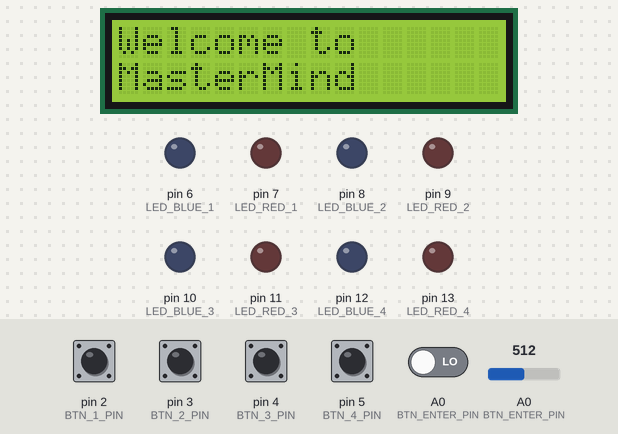
The sketch below on a simulated Arduino Uno, built with avr-gcc and run on an emulated ATmega328P. On the bench: 16×2 character LCD, output pins drawn as LEDs (lit = HIGH). Inputs (shaded band) come from the test bench; at power-on: A0 (BTN_ENTER_PIN), pin 2 (BTN_1_PIN), pin 3 (BTN_2_PIN), pin 4 (BTN_3_PIN), pin 5 (BTN_4_PIN) LOW, A0 (BTN_ENTER_PIN) = 512. Random numbers use the default seed unless the sketch sets one.

Above: at 1.2 s.
1.3 s: A0 (BTN_ENTER_PIN) driven HIGH
4.3 s: pin 2 (BTN_1_PIN) pulled HIGH for 0.15 s
At 4.72 s:
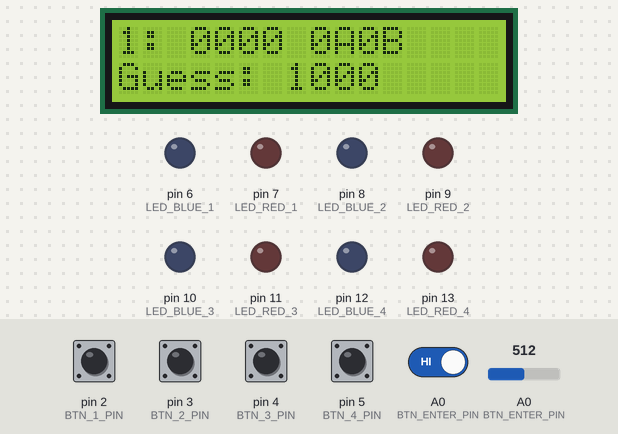
6.7 s: pin 3 (BTN_2_PIN) pulled HIGH for 1 s
At 7.99 s:
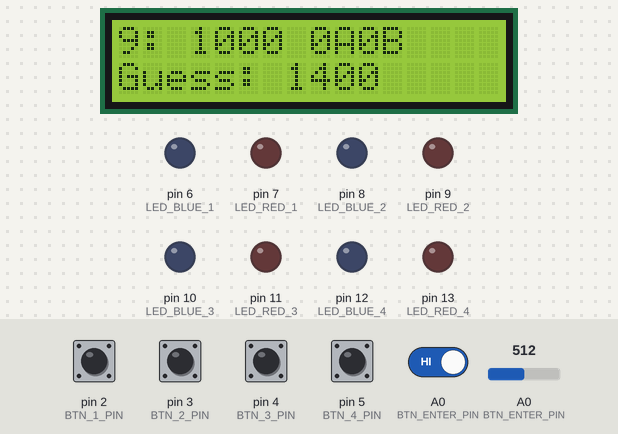
10.7 s: pin 2 (BTN_1_PIN) driven HIGH and pin 3 (BTN_2_PIN) driven HIGH
12.9 s: pin 2 (BTN_1_PIN) driven LOW
At 15.6 s:
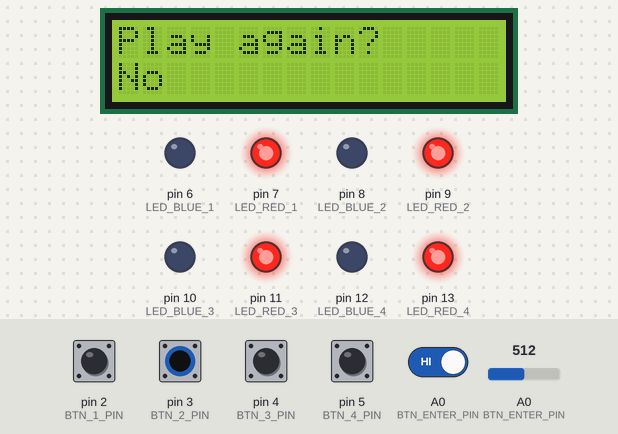
15.9 s: pin 3 (BTN_2_PIN) driven LOW
At 17.1 s:
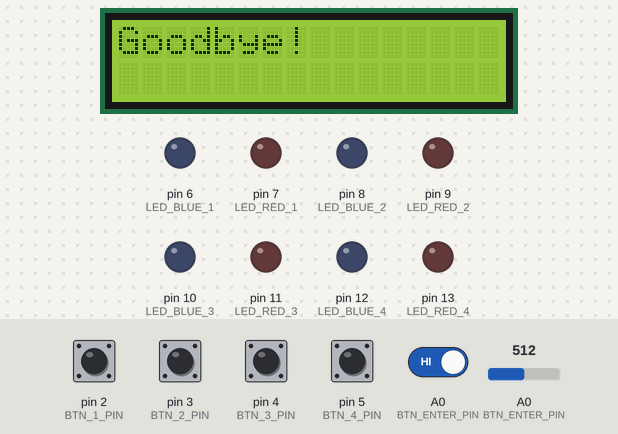
Timing chart, 0 to 22.5 s (numbered marks = the images above; inputs shaded):
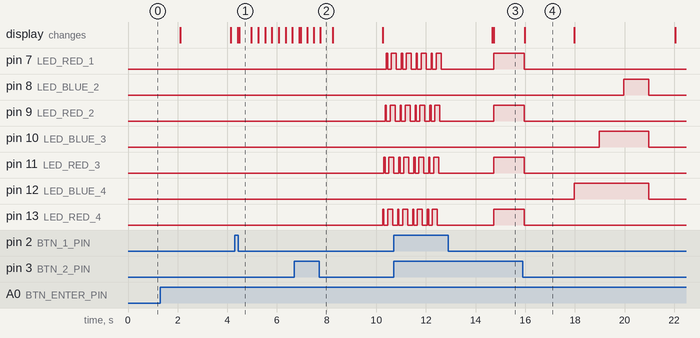

The sketch:

ps6.ino
```cpp
#include "mastermind.h"
#include "lcd_wrapper.h"

int play_again(int play){
    lcd_set_cursor(0, 0);
    lcd_print("Play again?");
    lcd_set_cursor(1, 0);
    while(true){
        if(digitalRead(BTN_1_PIN) == HIGH){
            delay(50);
            if(digitalRead(BTN_1_PIN) == HIGH){
                digitalWrite(LED_RED_1, LOW);
                digitalWrite(LED_RED_2, LOW);
                digitalWrite(LED_RED_3, LOW);
                digitalWrite(LED_RED_4, LOW);
                lcd_print_at(1, 0, "   ");
                lcd_print_at(1, 0, "Yes");
                digitalWrite(LED_BLUE_1, HIGH);
                digitalWrite(LED_BLUE_2, HIGH);
                digitalWrite(LED_BLUE_3, HIGH);
                digitalWrite(LED_BLUE_4, HIGH);
                play = 1;
            }
        } else if(digitalRead(BTN_2_PIN) == HIGH){
            delay(50);
            if(digitalRead(BTN_2_PIN) == HIGH){
                digitalWrite(LED_BLUE_1, LOW);
                digitalWrite(LED_BLUE_2, LOW);
                digitalWrite(LED_BLUE_3, LOW);
                digitalWrite(LED_BLUE_4, LOW);
                lcd_print_at(1, 0, "   ");
                lcd_print_at(1, 0, "No");
                digitalWrite(LED_RED_1, HIGH);
                digitalWrite(LED_RED_2, HIGH);
                digitalWrite(LED_RED_3, HIGH);
                digitalWrite(LED_RED_4, HIGH);
                play = 0;
            }
        } else if(digitalRead(BTN_ENTER_PIN) == HIGH){
            delay(50);
            if(digitalRead(BTN_ENTER_PIN) == HIGH){
                turn_off_leds();
                return play;
            }
        }
    }
}

void idle_mode() {
  while (true) {
    digitalWrite(LED_BLUE_4, HIGH);
    delay(1000);
    digitalWrite(LED_BLUE_3, HIGH);
    delay(1000);
    digitalWrite(LED_BLUE_2, HIGH);
    delay(1000);
    digitalWrite(LED_BLUE_4, LOW);
    digitalWrite(LED_BLUE_3, LOW);
    digitalWrite(LED_BLUE_2, LOW);
    delay(1000);
    if (digitalRead(BTN_ENTER_PIN) == HIGH) {
      delay(50);
      if (digitalRead(BTN_ENTER_PIN) == HIGH) {
        lcd_print_at(0, 0, "Exiting idle mode");
        delay(2000);
        return;
      }
    }
  }
}

void setup() {
  lcd_init();

  pinMode(LED_BLUE_1, OUTPUT);
  pinMode(LED_RED_1, OUTPUT);
  pinMode(LED_BLUE_2, OUTPUT);
  pinMode(LED_RED_2, OUTPUT);
  pinMode(LED_BLUE_3, OUTPUT);
  pinMode(LED_RED_3, OUTPUT);
  pinMode(LED_BLUE_4, OUTPUT);
  pinMode(LED_RED_4, OUTPUT);

  pinMode(BTN_1_PIN, INPUT);
  pinMode(BTN_2_PIN, INPUT);
  pinMode(BTN_3_PIN, INPUT);
  pinMode(BTN_4_PIN, INPUT);
  pinMode(BTN_ENTER_PIN, INPUT);
}

void loop() {
  lcd_set_cursor(0,0);
  lcd_print("Welcome to");
  lcd_set_cursor(1,0);
  lcd_print("MasterMind");
  delay(2000);
  lcd_print_at(0, 0, "Your goal is  to");
  lcd_print_at(1, 0, "guess the code");
  delay(2000);
  lcd_clear();
  int play = 1;
  char* code = generate_code(false, 4);
  play_game(code);
  free(code);
  delay(2000);
  lcd_clear();
  play = play_again(play);
  if(play == 0){
    lcd_clear();
    lcd_print_at(0, 0, "Goodbye!");
    delay(2000);
    lcd_clear();
    turn_off_leds();
    idle_mode();
  }
  delay(500);
  turn_off_leds();
  lcd_clear();
}
```

mastermind.cpp
```cpp
#include <stdio.h>           // Библиотека стандартного ввода/вывода
#include <stdlib.h>          // Для malloc, free и других функций работы с памятью
#include <string.h>          // Для работы со строками (например, strdup)
#include <time.h>            // Для работы со временем (не используется здесь)
#include <ctype.h>           // Для проверки типа символов (не используется здесь)
#include <Arduino.h>         // Библиотека Arduino для работы с пинами и функциями микроконтроллера
#include "mastermind.h"      // Заголовочный файл с функциями mastermind
#include "lcd_wrapper.h"     // Заголовок для работы с LCD-дисплеем

// Генерация случайного кода
char* generate_code(bool repeat, int length) {
    if (length < 1) {            // Проверка на минимальную длину
        return NULL;
    }
    if (!repeat && length > 10) { // Если повторы запрещены, максимум 10 разных цифр
        return NULL;
    }

    char* code = (char*)malloc((length + 1) * sizeof(char)); // Выделение памяти под код + нуль-терминатор

    uint32_t seed = 0;              // Инициализация зерна генератора случайных чисел
    for (int i = 0; i < 16; i++) {  // Считывание шума с аналогового пина A0
        seed *= 4;
        seed += analogRead(A0) & 3;
        randomSeed(seed);          // Установка зерна генератора случайных чисел
    }

    int usedDigits[10] = {0};      // Массив для отслеживания использованных цифр
    for (int i = 0; i < length; i++) {
        int digit;
        do {
            digit = random(0, 10); // Генерация случайной цифры от 0 до 9
        } while (!repeat && usedDigits[digit]); // Если повторы запрещены, ищем новую цифру

        code[i] = '0' + digit;     // Преобразуем цифру в символ
        if (!repeat) {
            usedDigits[digit] = 1; // Помечаем цифру как использованную
        }
    }
    code[length] = '\0';           // Завершаем строку
    return code;
}

// Подсчет очков: peg_a — правильная цифра и место, peg_b — правильная цифра, но не то место
void get_score(const char* secret, const char* guess, int* peg_a, int* peg_b) {
    *peg_a = 0;
    *peg_b = 0;

    int secret_used[4] = {0};
    int guess_used[4] = {0};

    for (int i = 0; i < 4; i++) { // Сначала ищем точные совпадения
        if (secret[i] == guess[i]) {
            (*peg_a)++;
            secret_used[i] = 1;
            guess_used[i] = 1;
        }
    }

    for (int i = 0; i < 4; i++) { // Потом ищем совпадения по значению, но не по позиции
        if (!guess_used[i]) {
            for (int j = 0; j < 4; j++) {
                if (!secret_used[j] && guess[i] == secret[j]) {
                    (*peg_b)++;
                    secret_used[j] = 1;
                    break;
                }
            }
        }
    }
}

// Выключение всех светодиодов
void turn_off_leds() {
    int leds[] = {LED_BLUE_1, LED_RED_1, LED_BLUE_2, LED_RED_2, LED_BLUE_3, LED_RED_3, LED_BLUE_4, LED_RED_4};
    for(int i = 0; i < 8; i++) {
        digitalWrite(leds[i], LOW); // Устанавливаем уровень сигнала LOW — выключаем LED
    }
}

// Анимация победы
void leds_win(){
    int leds[] = {LED_BLUE_4, LED_RED_4, LED_BLUE_3, LED_RED_3, LED_BLUE_2, LED_RED_2, LED_BLUE_1, LED_RED_1};
    for(int i = 0; i < 8; i++) {
        digitalWrite(leds[i], HIGH);
        delay(50);
    }
    for(int i = 0; i < 8; i++) {
        digitalWrite(leds[i], LOW);
        delay(50);
    }
    // Зажигаем все красные
    digitalWrite(LED_RED_1, HIGH);
    digitalWrite(LED_RED_2, HIGH);
    digitalWrite(LED_RED_3, HIGH);
    digitalWrite(LED_RED_4, HIGH);
    delay(1000);
    // Зажигаем все синие
    digitalWrite(LED_BLUE_1, HIGH);
    digitalWrite(LED_BLUE_2, HIGH);
    digitalWrite(LED_BLUE_3, HIGH);
    digitalWrite(LED_BLUE_4, HIGH);
    delay(1000);
    turn_off_leds();
    delay(500);
    // Зажигаем все снова
    digitalWrite(LED_RED_1, HIGH);
    digitalWrite(LED_RED_2, HIGH);
    digitalWrite(LED_RED_3, HIGH);
    digitalWrite(LED_RED_4, HIGH);
    digitalWrite(LED_BLUE_1, HIGH);
    digitalWrite(LED_BLUE_2, HIGH);
    digitalWrite(LED_BLUE_3, HIGH);
    digitalWrite(LED_BLUE_4, HIGH);
    delay(1000);
    turn_off_leds();
}

// Анимация поражения
void leds_loose(){
    int led_reds[] = {LED_RED_4, LED_RED_3, LED_RED_2, LED_RED_1};

    digitalWrite(LED_RED_4, HIGH); delay(50);
    digitalWrite(LED_RED_4, LOW);
    digitalWrite(LED_RED_3, HIGH); delay(50);
    digitalWrite(LED_RED_3, LOW);
    digitalWrite(LED_RED_2, HIGH); delay(50);
    digitalWrite(LED_RED_2, LOW);
    digitalWrite(LED_RED_1, HIGH); delay(50);
    digitalWrite(LED_RED_1, LOW);

    // Все по очереди снова
    digitalWrite(LED_RED_4, HIGH); delay(50);
    digitalWrite(LED_RED_3, HIGH); delay(50);
    digitalWrite(LED_RED_2, HIGH); delay(50);
    digitalWrite(LED_RED_1, HIGH); delay(50);

    digitalWrite(LED_RED_4, LOW); delay(50);
    digitalWrite(LED_RED_3, LOW); delay(50);
    digitalWrite(LED_RED_2, LOW); delay(50);
    digitalWrite(LED_RED_1, LOW); delay(50);
}

// Визуализация подсказки через светодиоды
void render_leds(const int peg_a, const int peg_b) {
    turn_off_leds();

    int led_reds[] = {LED_RED_4, LED_RED_3, LED_RED_2, LED_RED_1};
    int led_blues[] = {LED_BLUE_4, LED_BLUE_3, LED_BLUE_2, LED_BLUE_1};

    int i;
    for (i = 0; i < peg_a; i++) {
        digitalWrite(led_reds[i], HIGH); // Красный = точное совпадение
    }

    for (int j = 0; j < peg_b; j++, i++) {
        digitalWrite(led_blues[i], HIGH); // Синий = совпадение по значению
    }
}

// Отображение попытки и подсказки на экране
void render_history(char* secret, char** history, const int entry_nr) {
    if (entry_nr < 0 || history[entry_nr] == NULL) return;

    char* guess = history[entry_nr];
    int peg_a = 0, peg_b = 0;
    get_score(secret, guess, &peg_a, &peg_b); // Считаем очки

    char rendered[17];
    snprintf(rendered, 17, "%d: %s %dA%dB", entry_nr+1, guess, peg_a, peg_b); // Формат строки

    lcd_clear();                 // Очистка экрана
    lcd_print_at(0, 0, rendered); // Вывод строки
}

// Основной игровой цикл
void play_game(char* secret) {
    const int max_attempts = 10;
    char* history[max_attempts];  // История попыток
    for (int i = 0; i < max_attempts; i++) {
        history[i] = NULL;
    }

    char guess[5] = "0000";       // Начальная угадываемая строка
    int attempt = 0;

    lcd_clear();
    lcd_set_cursor(0, 0);
    lcd_print("Guess my number."); // Приветствие

    int hidx = attempt; // Индекс истории

    while (attempt < max_attempts) {
        bool guess_made = false;
        bool history_read = false;

        while (!guess_made) {
            lcd_set_cursor(1, 0);
            lcd_print("Guess: ");
            lcd_print(guess);

            // Проверка кнопок — увеличение значений или просмотр истории
            if (digitalRead(BTN_1_PIN) == HIGH && (digitalRead(BTN_2_PIN) == HIGH || digitalRead(BTN_3_PIN) == HIGH)) {
                delay(50);
                if (digitalRead(BTN_1_PIN) == HIGH) {
                    history_read = true;
                    break;
                }
            } else if (digitalRead(BTN_1_PIN) == HIGH) {
                delay(50);
                guess[0] = (guess[0] - '0' + 1) % 10 + '0'; // Увеличение цифры 1
                lcd_set_cursor(1, 7);
                lcd_print(&guess[0]);
                delay(200);
            } else if (digitalRead(BTN_2_PIN) == HIGH) {
                delay(50);
                guess[1] = (guess[1] - '0' + 1) % 10 + '0'; // Цифра 2
                lcd_set_cursor(1, 8);
                lcd_print(&guess[1]);
                delay(200);
            } else if (digitalRead(BTN_3_PIN) == HIGH) {
                delay(50);
                guess[2] = (guess[2] - '0' + 1) % 10 + '0'; // Цифра 3
                lcd_set_cursor(1, 9);
                lcd_print(&guess[2]);
                delay(200);
            } else if (digitalRead(BTN_4_PIN) == HIGH) {
                delay(50);
                guess[3] = (guess[3] - '0' + 1) % 10 + '0'; // Цифра 4
                lcd_set_cursor(1, 10);
                lcd_print(&guess[3]);
                delay(200);
            } else if (digitalRead(BTN_ENTER_PIN) == HIGH) {
                delay(50);
                guess_made = true;
                delay(200);
            }
        }

        if (history_read) {
            render_history(secret, history, hidx);
            int peg_a = 0, peg_b = 0;
            get_score(secret, history[hidx], &peg_a, &peg_b);
            render_leds(peg_a, peg_b);
            while (true) {
                if (digitalRead(BTN_2_PIN) == HIGH) {
                    delay(50);
                    hidx = (hidx - 1 + max_attempts) % max_attempts;
                    render_history(secret, history, hidx);
                    get_score(secret, history[hidx], &peg_a, &peg_b);
                    render_leds(peg_a, peg_b);
                } else if (digitalRead(BTN_3_PIN) == HIGH) {
                    delay(50);
                    hidx = (hidx + 1) % max_attempts;
                    render_history(secret, history, hidx);
                    get_score(secret, history[hidx], &peg_a, &peg_b);
                    render_leds(peg_a, peg_b);
                } else if (digitalRead(BTN_1_PIN) == LOW) {
                    break;
                }
            }
            continue;
        }

        history[attempt] = strdup(guess); // Сохраняем попытку

        int peg_a = 0, peg_b = 0;
        get_score(secret, guess, &peg_a, &peg_b);
        render_leds(peg_a, peg_b);
        render_history(secret, history, attempt);

        if (peg_a == 4) { // Угадали!
            turn_off_leds();
            char attemps[2];
            itoa(attempt, attemps, 10);
            lcd_clear();
            lcd_set_cursor(0, 0);
            lcd_print("You win in");
            lcd_print_at(1, 0, attemps);
            lcd_set_cursor(1, 1);
            lcd_print(" guesses!");
            for(int a = 0; a < 2; a++){
                leds_win();
            }
            turn_off_leds();
            break;
        }

        attempt++;

        if (attempt >= max_attempts) { // Проигрыш
            turn_off_leds();
            lcd_clear();
            lcd_set_cursor(0, 0);
            lcd_print("Game over!");
            delay(2000);
            lcd_set_cursor(0, 0);
            lcd_print("Guess: ");
            lcd_print(guess);
            lcd_set_cursor(1, 0);
            lcd_print("Secret: ");
            lcd_print(secret);
            for(int a = 0; a < 4; a++){
                leds_loose();
            }
            turn_off_leds();
            break;
        }
    }

    for (int i = 0; i < max_attempts; i++) {
        if (history[i] != NULL) {
            free(history[i]); // Освобождение памяти
        }
    }
}
```

mastermind.h
```cpp
#ifndef _MASTERMIND_H
#define _MASTERMIND_H

#define BTN_1_PIN       2
#define BTN_2_PIN       3
#define BTN_3_PIN       4
#define BTN_4_PIN       5
#define BTN_ENTER_PIN   A0

#define LED_BLUE_1      6
#define LED_RED_1       7
#define LED_BLUE_2      8
#define LED_RED_2       9
#define LED_BLUE_3      10
#define LED_RED_3       11
#define LED_BLUE_4      12
#define LED_RED_4       13


/**
 * Generate secret code
 *
 * Generates secret code, which consists from digits only as a string.
 * No two digits in the code combination can be same! Only if the repeat
 * parameter is set to true.
 * The length of generated code is set by the parameter length. If the given
 * parameter is less than 1, function will generate no code and returns NULL.
 * @param repeat if set to true, numbers in the generated code can repeat
 * @param length the length of the code
 * @return Pointer to the random generated code as string of given length. If length param is less than 1, return NULL.
 */
char* generate_code(bool repeat, int length);


/**
 * Game loop
 *
 * This is the main game loop. Function is called with the secret combination and
 * ends, when the combination is found or when the player runs out of the attempts.
 * @param secret reference to the secret combination
 */
void play_game(char* secret);


/**
 * Renders the RGB leds based on the guessed combination
 *
 * Lights up RGB leds with propper colors based on the current guessed combination.
 * Red color is for guessed number on correct position and blue number is for
 * guessed number on incorrect posititoin.
 * @param peg_a number of guessed digits on correct position
 * @param peg_b number of guessed digits on incorrect position
 */
void render_leds(const int peg_a, const int peg_b);


/**
 * Turns all RGB leds off
 */
void turn_off_leds();


/**
 * Renders history
 *
 * Renders line of a history defined by the parameter entry_nr on the display.
 * @param secret reference to the secret combination
 * @param history list (array) of history entries
 * @param entry_nr index of history entry to render
 */
void render_history(char* secret, char** history, const int entry_nr);


/**
 * Returns score for the given guess
 *
 * @param secret the pointer to the secret code
 * @param guess the pointer to the current guess
 * @param peg_a output parameter to get number of As for current guess
 * * @param peg_b output parameter to get number of Bs for current guess
 */
void get_score(const char* secret, const char* guess, int* peg_a, int* peg_b);
#endif
```

lcd_wrapper.cpp
```cpp
#include <Arduino.h>
#include <LiquidCrystal_I2C.h>
#include <Wire.h>
#include "lcd_wrapper.h"

LiquidCrystal_I2C lcd(0x27, 16, 2);


void lcd_init(){
    lcd.init();
    lcd.backlight();
}

void lcd_clear(){
    lcd.clear();
}


void lcd_set_cursor(int y, int x){
    lcd.setCursor(x,y);
}


void lcd_print(char* text){
    lcd.print(text);
}


void lcd_print_at(int y, int x, char* text){
    lcd_set_cursor(y, x);
    lcd_print(text);
}
```

lcd_wrapper.h
```cpp
#ifndef _LCD_H
#define _LCD_H

/**
 * Initialize LCD
 *
 * Everything you need to initialize your LCD display, place here.
 * This function should be called in function setup().
 */
void lcd_init();


/**
 * Clears the LCD display
 *
 * Clears content of the LCD display. After the call is display empty.
 */
void lcd_clear();


/**
 * Set cursor to given posititon
 *
 * Sets cursor to given position based on y and x coordinates.
 * @param y the row
 * @param x the column
 */
void lcd_set_cursor(int y, int x);


/**
 * Print text on LCD display
 *
 * Prints the givent text on the display on the current
 * cursor position.
 * @param text the text to print
 */
void lcd_print(char* text);


/**
 * Set cursor to given positition and print text
 *
 * Sets the cursor to given position based on y and x coorindates
 * and then prints the given text.
 * @param y the row
 * @param x the column
 * @param text the text to print
 */
void lcd_print_at(int y, int x, char* text);

#endif
```

Measured:
- after the input at 12.9 s, pin 7 (LED_RED_1), pin 9 (LED_RED_2), pin 11 (LED_RED_3), pin 13 (LED_RED_4): LOW → HIGH after 1.8 s
- after the input at 15.9 s, pin 7 (LED_RED_1): HIGH → LOW after 0.06 s; pin 8 (LED_BLUE_2): LOW → HIGH after 4.1 s, → LOW 1.0 s later
- what the display in image 1 shows lasts 0.5 s, from 4.5 s to 5.0 s
- what the display in image 4 shows lasts 2.0 s, from 16.0 s to 18.0 s
